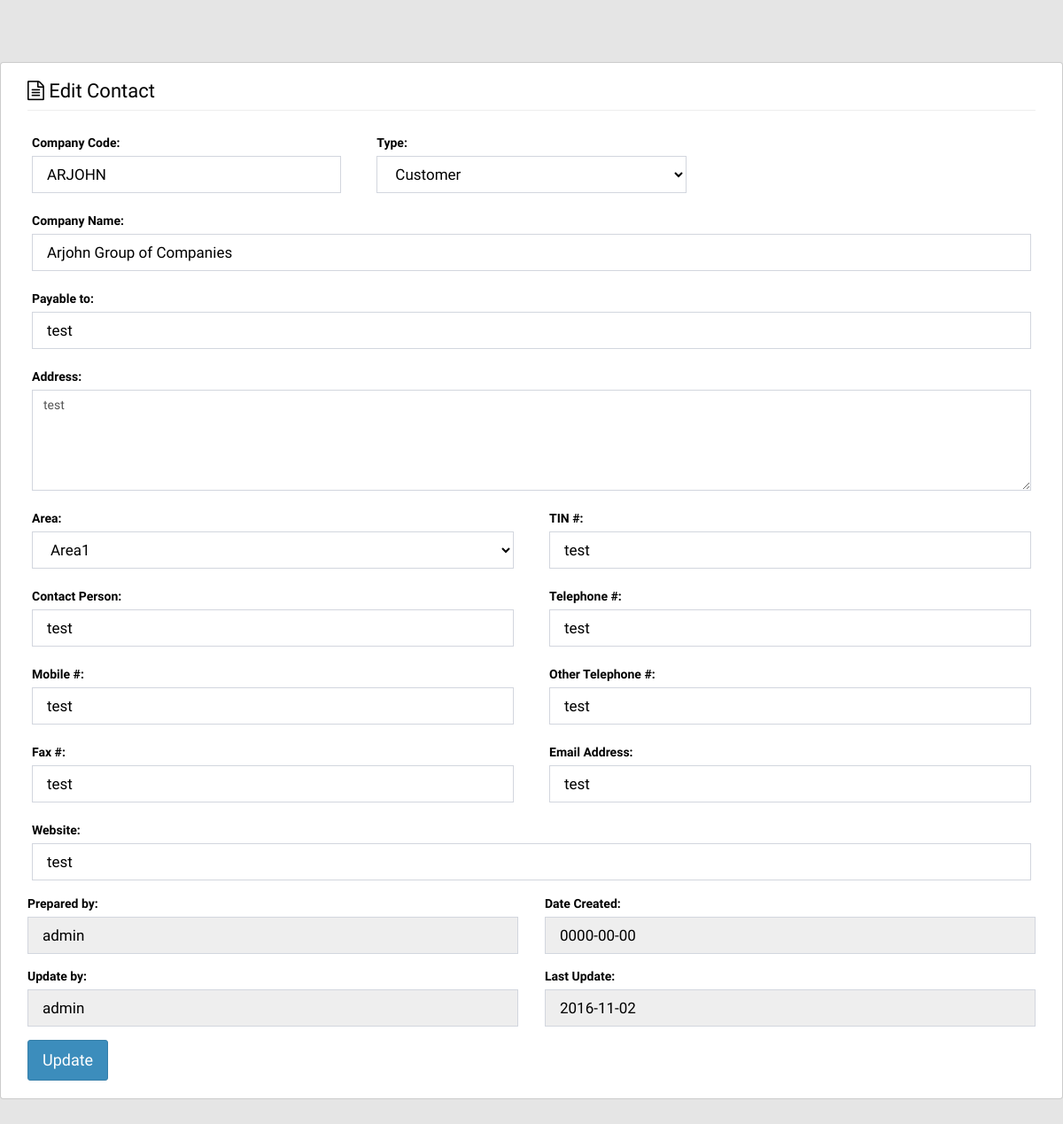
The page /contact/edit/1 on the database as committed earlier.
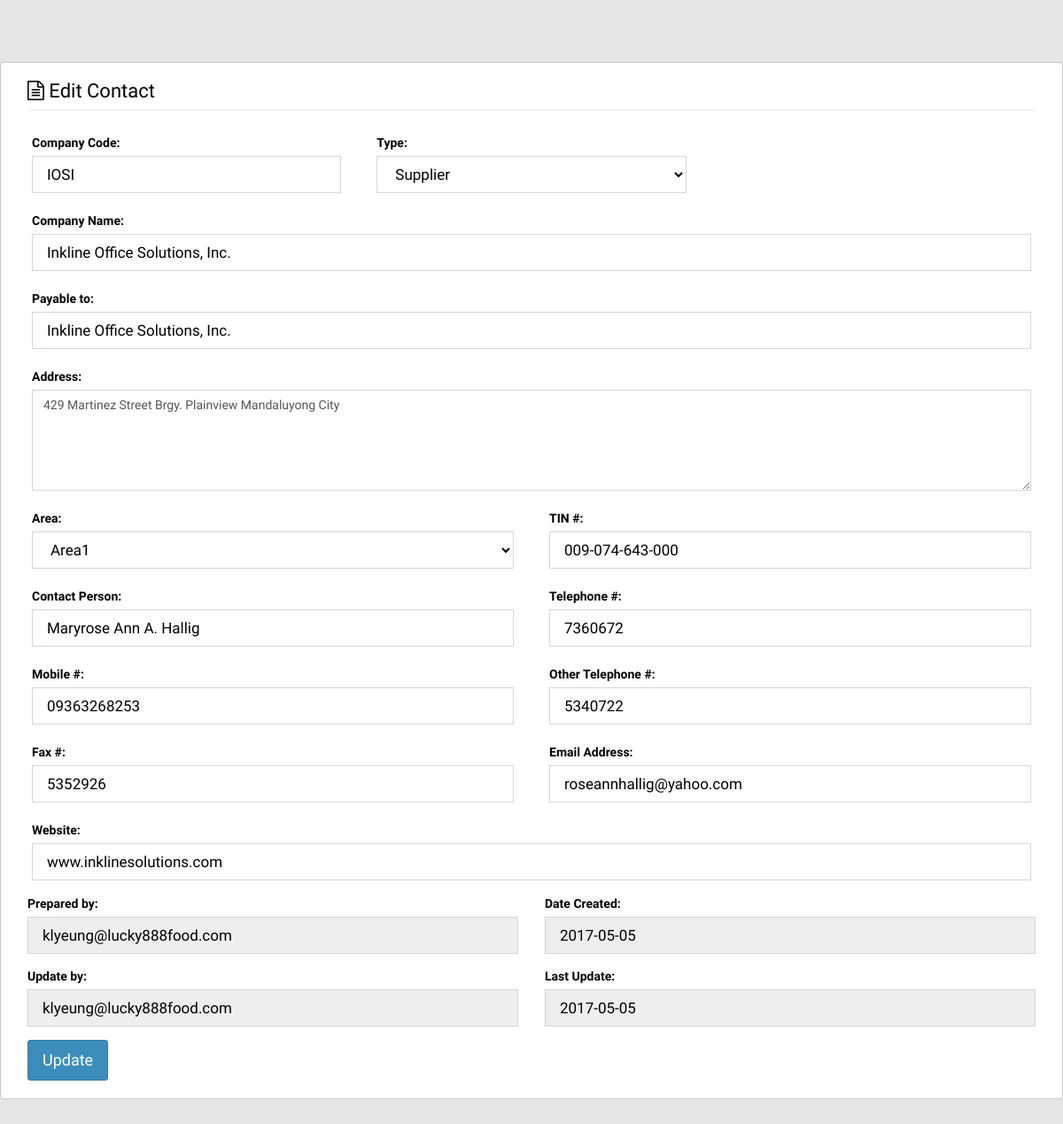
The same page on the database as committed later.
### tables this page shows
CREATE TABLE `contact` (
  `contact_id` int(11) NOT NULL,
  `comp_code` varchar(250) DEFAULT NULL,
  `contact_type` varchar(250) DEFAULT NULL,
  `agent` varchar(250) DEFAULT NULL,
  `comp_name` varchar(250) DEFAULT NULL,
  `payable_to` varchar(250) DEFAULT NULL,
  `address` varchar(250) DEFAULT NULL,
  `area` varchar(250) DEFAULT NULL,
  `tin_num` varchar(250) DEFAULT NULL,
  `cont_pers` varchar(250) DEFAULT NULL,
  `telephone` varchar(250) DEFAULT NULL,
  `mob_no` varchar(250) DEFAULT NULL,
  `other_telephone` varchar(250) DEFAULT NULL,
  `fax_num` varchar(250) DEFAULT NULL,
  `email` varchar(250) DEFAULT NULL,
  `website` varchar(250) DEFAULT NULL,
  `prepared_by` varchar(250) DEFAULT NULL,
  `update_by` varchar(250) DEFAULT NULL,
  `prep_date` date DEFAULT NULL,
  `up_date` date DEFAULT NULL
);

### application/controllers/Contact.php (called while the page is built, shortened)
<?php
class Contact extends CI_Controller {
	public function __construct()
	{
		$this->load->database();
		$this->load->library(array('ion_auth','form_validation'));
		$this->load->helper(array('url','language'));
		$this->load->library('encryption');
	}
	function edit($id){
		$data['bcrumbs'] = "Edit Contacts";
		$data['title'] = "Contact";
		$data['contact_id'] = $id;
		$sql = "SELECT * FROM contact where contact_id = $id";
		$data['contact'] = $this->cm->get_statement($sql,1);
		$this->_render_page('contact/edit', $data);
	}
	public function _render_page($view, $data=null, $returnhtml=false)
	{
		$this->viewdata = (empty($data)) ? $this->data: $data;
		$this->load->view('layout/header', $this->viewdata);
		$view_html = $this->load->view($view, $this->viewdata, $returnhtml);
		$this->load->view('layout/footer', $this->viewdata);
	}
}

### index.php (called while the page is built, shortened)
<?php
require_once BASEPATH.'core/CodeIgniter.php';

### application/models/Common_model.php (called while the page is built, shortened)
<?php
class Common_model extends CI_Model {
	function get_statement($sql,$result){
		if($result == 1){
			return $this->db->query($sql)->row();
		}
	}
}

### application/helpers/my_helper.php (called while the page is built, shortened)
<?php
	function now($c=false){
		switch ($c) {
			default:
				return date("Y-m-d H:i:s");
		}
	}

### application/views/contact/edit.php (the view, shortened to what the changed rows need)
<div class="lucky888user">
<h2 class="page-header margin">
	<i class="fa fa-file-text-o" aria-hidden="true"> </i> Edit <?php echo $title;?>
</h2>
	<form action="<?php echo base_url("contact/editcon")?>" method="POST">
		<div class="row">
			<section class="col-md-4">
				<div class="form-hover">
					<div class="form-group">
						<label for="comp_code">Company Code:</label>
						<input value="<?php echo $contact->comp_code?>" type="text" class="form-control l-login-input" name="comp_code" id="comp_code" placeholder="Company Code">
					</div>
				</div>
			</section>
			<section class="col-md-4">
				<div class="form-hover">
					<div class="form-group">
						<label for="contact_type">Type:</label>
						<select type="text" class="form-control l-login-input" name="contact_type"  id="contact_type" >
							<option value="Customer" <?php echo ($contact->contact_type=="Customer")?"Selected":""?>>Customer</option>
							<option value="Supplier" <?php echo ($contact->contact_type=="Supplier")?"Selected":""?>>Supplier</option>
						</select>
					</div>
				</div>
			</section>
		</div>
		<div class="row">
			<section class="col-md-12">
				<div class="form-hover">
					<div class="form-group">
						<label for="comp_name">Company Name:</label>
						<input value="<?php echo $contact->comp_name?>" type="text" class="form-control l-login-input" name="comp_name" id="comp_name" placeholder="Company Name">
					</div>
				</div>
				<div id="payable_container">
					<div class="form-hover">
						<div class="form-group">
							<label for="payable_to">Payable to:</label>
							<input value="<?php echo $contact->payable_to?>" type="text" class="form-control l-login-input" name="payable_to" id="payable_to" placeholder="Payable to">
						</div>
					</div>
				</div>
				<div class="form-hover">
					<div class="form-group">
						<label for="address">Address:</label>
						<textarea class="form-control" rows="5" id="address" name="address"><?php echo $contact->address?></textarea>
					</div>
				</div>
			</section>
		</div>
		<div class="row">
			<div class="col-md-6" >
				<div class="form-hover">
					<div class="form-group">
						<label for="cont_pers">Contact Person:</label>
						<input value="<?php echo $contact->cont_pers?>" type="text" class="form-control l-login-input" name="cont_pers" id="cont_pers" placeholder="Contact Person">
					</div>
				</div>
				<div class="form-hover">
					<div class="form-group">
						<label for="mob_no">Mobile #:</label>
						<input value="<?php echo $contact->mob_no?>" type="text" class="form-control l-login-input" name="mob_no" id="mob_no" placeholder="Mobile #">
					</div>
				</div>
				<div class="form-hover">
					<div class="form-group">
						<label for="fax_num">Fax #:</label>
						<input value="<?php echo $contact->fax_num?>" type="text" class="form-control l-login-input" name="fax_num" id="fax_num" placeholder="Fax #">
					</div>
				</div>
			</div>
			<div class="col-md-6" >
				<div class="form-hover">
					<div class="form-group">
						<label for="tin_num">TIN #:</label>
						<input value="<?php echo $contact->tin_num?>" type="text" class="form-control l-login-input" name="tin_num" id="tin_num" placeholder="TIN #">
					</div>
				</div>
				<div class="form-hover">
					<div class="form-group">
						<label for="telephone">Telephone #:</label>
						<input value="<?php echo $contact->telephone?>" type="text" class="form-control l-login-input" name="telephone" id="telephone" placeholder="Telephone #">
					</div>
				</div>
				<div class="form-hover">
					<div class="form-group">
						<label for="other_telephone">Other Telephone #:</label>
						<input value="<?php echo $contact->other_telephone?>" type="text" class="form-control l-login-input" name="other_telephone" id="other_telephone" placeholder="Other Telephone #">
					</div>
				</div>
				<div class="form-hover">
					<div class="form-group">
						<label for="email">Email Address:</label>
						<input value="<?php echo $contact->email?>" type="text" class="form-control l-login-input" name="email" id="email" placeholder="Email">
					</div>
				</div>
			</div>
		</div>
		<div class="row">
			<section class="col-md-12">
				<div class="form-hover">
					<div class="form-group">
						<label for="website">Website:</label>
						<input value="<?php echo $contact->website?>" type="text" class="form-control l-login-input" name="website" id="website" placeholder="www.yourdomain.com">
					</div>
				</div>
			</section>
		</div>
		<div class="row">
			<div class="col-md-6">
				<div class="form-group">
					<label for="prepared_by">Prepared by:</label>
					<input value="<?php echo $contact->prepared_by?>" readonly type="text" class="form-control l-login-input" name="prepared_by" id="prepared_by" value="<?php echo $this->session->userdata('username')?>">
				</div>
				<div class="form-group">
					<label for="update_by">Update by:</label>
					<input value="<?php echo (empty($contact->update_by))?$contact->prepared_by:$contact->update_by ?>" readonly type="text" class="form-control l-login-input" name="update_by" id="update_by">
				</div>
			</div>
			<div class="col-md-6">
				<div class="form-group">
					<label for="prep_date">Date Created:</label>
					<input value="<?php echo $contact->prep_date?>" readonly type="text" class="form-control l-login-input" name="prep_date" id="prep_date" value="<?php echo now()?>">
				</div>
				<div class="form-group">
					<label for="up_date">Last Update:</label>
					<input value="<?php echo (empty($contact->up_date))?$contact->prep_date:$contact->up_date ?>" readonly type="text" class="form-control l-login-input" name="up_date" id="up_date">
				</div>
			</div>
		</div>
	</form>
</div>

Rows that differ between the two databases and show on the page:
changed contact: comp_code "ARJOHN" → "IOSI"; comp_name "Arjohn Group of Companies" → "Inkline Office Solutions, Inc."; payable_to "test" → "Inkline Office Solutions, Inc."; address "test" → "429 Martinez Street Brgy. Plainview Mandaluyong City"; cont_pers "test" → "Maryrose Ann A. Hallig"; mob_no "test" → "09363268253"; fax_num "test" → "5352926"; tin_num "test" → "009-074-643-000"; telephone "test" → "7360672"; other_telephone "test" → "5340722"; email "test" → "roseannhallig@yahoo.com"; website "test" → "www.inklinesolutions.com"; prepared_by "admin" → "klyeung@lucky888food.com"; update_by "admin" → "klyeung@lucky888food.com"; prep_date "0000-00-00" → "2017-05-05"; up_date "2016-11-02" → "2017-05-05"
Other text that changed with them:
form field contact_type: "Customer" → "Supplier"
